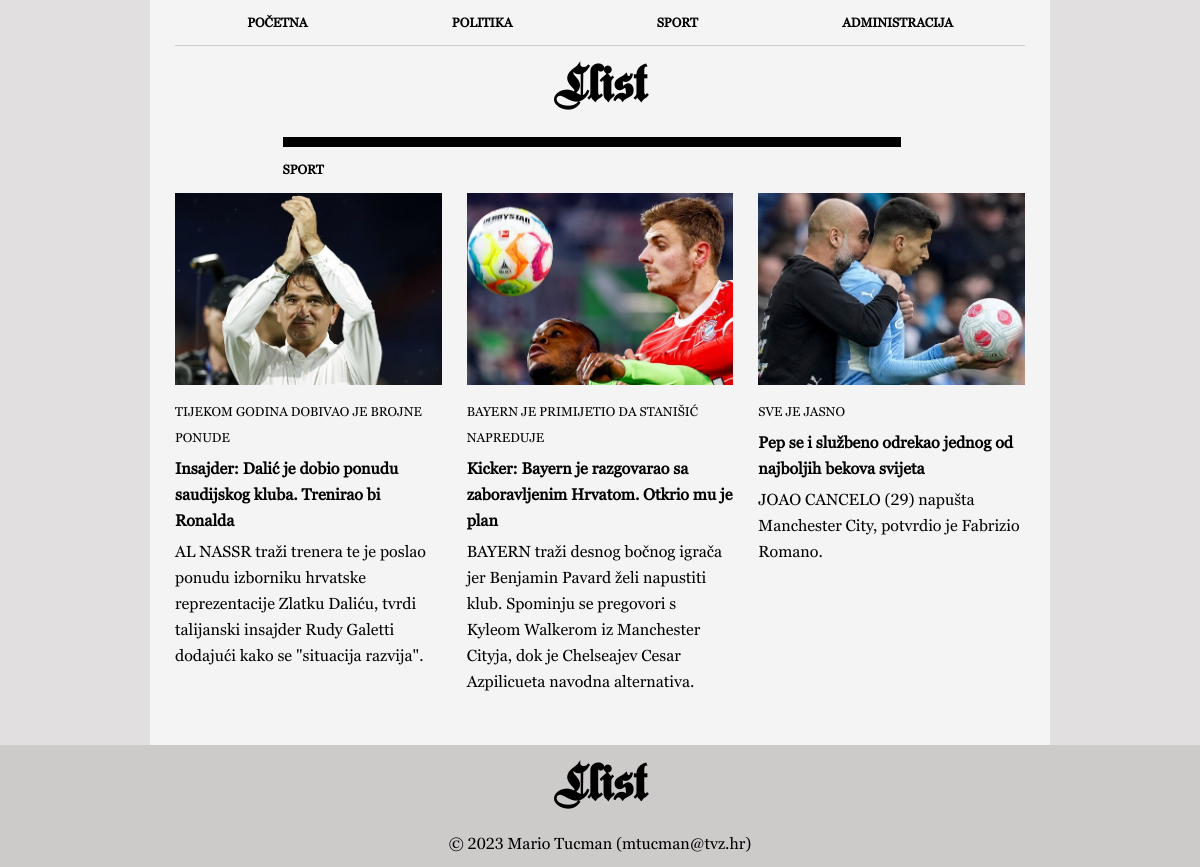
The app's page /kategorija.php?kategorija=sport with its own data.
### tables this page shows
CREATE TABLE `vijesti` (
  `id` int(11) NOT NULL,
  `naslov` varchar(100) NOT NULL,
  `podnaslov` varchar(50) NOT NULL,
  `sazetak` varchar(255) NOT NULL,
  `tekst` text NOT NULL,
  `slika` varchar(64) NOT NULL,
  `kategorija` varchar(64) NOT NULL,
  `arhiva` tinyint(1) NOT NULL,
  `datum` varchar(32) NOT NULL
);

### kategorija.php (the view, shortened to what this page needs)
<?php
include 'connect.php';
$kategorija = $_GET["kategorija"];
?>
<!DOCTYPE html>
<html lang="hr">
<head>
  <link rel="stylesheet" type="text/css" href="style.css" />
</head>
<body>
  <div class="main">
    <nav class="navigation">
      <ul>
        <li><a href="index.php">POČETNA</a></li>
        <li><a href="kategorija.php?kategorija=politika">POLITIKA</a></li>
        <li><a href="kategorija.php?kategorija=sport">SPORT</a></li>
        <li><a href="administracija.php">ADMINISTRACIJA</a></li>
      </ul>
    </nav>
    <header>
      <h1 class="header1">Llist</h1>
    </header>
    <section class="container container-kategorija">
      <aside class="container-aside container-aside-kategorija">
        <div class="rectangle-aside rectangle-aside"></div>
        <p class="paragraph-aside">
          <?php echo $kategorija; ?>
        </p>
      </aside>
      <section class="section-kategorija">
        <?php
        $query = "SELECT * FROM vijesti WHERE kategorija='$kategorija' AND arhiva = 0 ORDER BY id DESC";
        $result = mysqli_query($dbc, $query);
        while ($row = mysqli_fetch_array($result)) {
          echo '<article class="container-article container-article-kategorija">';
          echo '<a href="clanak.php?clanak=' . $row["id"] . '"><img src="' . UPLPATH . $row['slika'] . '">';
          echo '<h3 class="header3">' . $row["podnaslov"] . '</h3>';
          echo '<h2 class="header2">' . $row["naslov"] . '</h2>';
          echo '<p class="paragraph">' . $row["sazetak"] . '</p></a>';
          echo '</article>';
          continue;
        }
        ?>
      </section>
    </section>
  </div>
  <footer>
    <h1 class="header1">Llist</h1>
    <p class="credits">© 2023 Mario Tucman (mtucman@tvz.hr)</p>
  </footer>
</body>
</html>

### style.css (style rules this page uses)
* { box-sizing: border-box; margin: 0; padding: 0; font-family: "Georgia Pro Regular", "Helvetica", "Arial"; }
body { background-color: #e1dfdf; }
header { margin-bottom: 15px; }
p, h1, h2, h3 { line-height: 26px; }
a { text-decoration: none; color: black; }
.main { margin: auto; min-height: 87.5vh; max-width: 75%; background-color: #f5f4f4; }
.container { width: 100%; padding: 0px 25px; height: auto; background-color: #f5f4f4; display: grid; grid-template-columns: 1fr 2fr 2fr 2fr; grid-gap: 25px; }
img { width: 100%; object-fit: cover; }
.container-article img { width: 100%; height: 12rem; object-fit: cover; }
.section-kategorija { display: grid; grid-template-columns: 1fr 1fr 1fr; grid-gap: 25px; }
.container-kategorija { display: block; }
.container-aside { margin-left: 25px; }
.header1 { padding: 25px; text-align: center; font-size: 3em; font-family: "Fette Kanzlei", "Helvetica", "Arial"; }
.header2 { padding: 5px 0px; font-size: 1em; }
.header3 { padding: 10px 0px 0px 0px; text-transform: uppercase; font-size: 0.8em; font-weight: normal; }
.credits { padding: 10px; font-size: 1em; text-align: center; }
.paragraph { font-size: 1em; font-weight: normal; padding: 0px 0px 50px 0px; }
.paragraph-aside { width: 75px; text-transform: uppercase; font-size: 0.8em; font-weight: bold; margin: 10px 25px 10px 10%; }
.rectangle-aside { height: 10px; width: 75%; margin: 0px 25px 10px 10%; background-color: black; }
.navigation ul { list-style: none; margin: 0px 25px; display: flex; justify-content: space-between; padding: 0; border-bottom: #cdcaca 1px solid; }
.navigation ul li { flex-grow: 1; }
.navigation ul li a { display: block; text-decoration: none; font-weight: bold; font-size: 0.8em; padding: 15px 0; text-align: center; color: black; }
footer { background-color: #cdcaca; }

### records on screen
vijesti: slika (picture), podnaslov "TIJEKOM GODINA DOBIVAO JE BROJNE PONUDE", naslov "Insajder: Dalić je dobio ponudu saudijskog kluba. Trenirao bi Ronalda", sazetak "AL NASSR traži trenera te je poslao ponudu izborniku hrvatske reprezentacije Zlatku Daliću, tvrdi talijanski insajder Rudy Galetti dodajući kako se \"situacija razvija\"."
vijesti: slika (picture), podnaslov "BAYERN JE PRIMIJETIO DA STANIŠIĆ NAPREDUJE", naslov "Kicker: Bayern je razgovarao sa zaboravljenim Hrvatom. Otkrio mu je plan", sazetak "BAYERN traži desnog bočnog igrača jer Benjamin Pavard želi napustiti klub. Spominju se pregovori s Kyleom Walkerom iz Manchester Cityja, dok je Chelseajev Cesar Azpilicueta navodna alternativa."
vijesti: slika (picture), podnaslov "SVE JE JASNO", naslov "Pep se i službeno odrekao jednog od najboljih bekova svijeta", sazetak "JOAO CANCELO (29) napušta Manchester City, potvrdio je Fabrizio Romano."

### other values on screen
$kategorija "SPORT"
